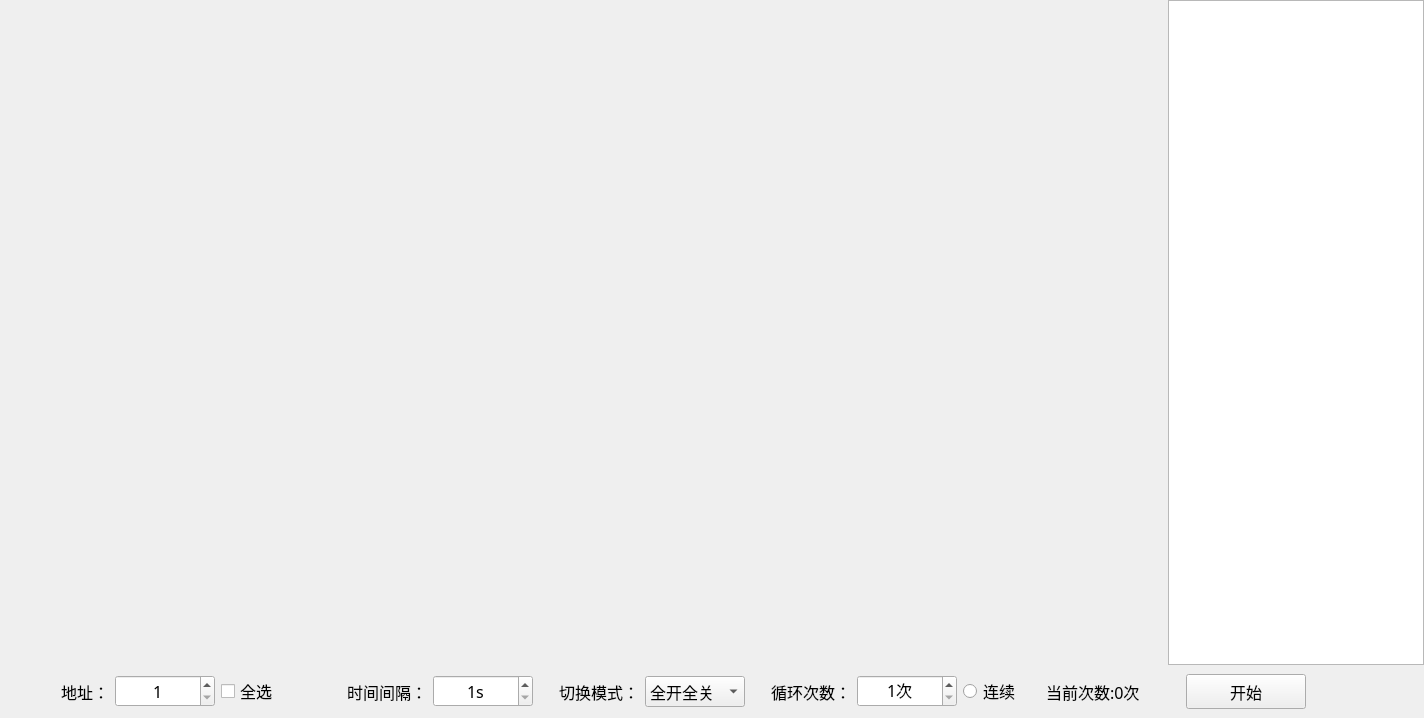
<?xml version="1.0" encoding="UTF-8"?>
<ui version="4.0">
 <class>ZSet_SwCycleWid</class>
 <widget class="QWidget" name="ZSet_SwCycleWid">
  <property name="geometry">
   <rect>
    <x>0</x>
    <y>0</y>
    <width>1424</width>
    <height>718</height>
   </rect>
  </property>
  <property name="font">
   <font>
    <family>微软雅黑</family>
    <pointsize>12</pointsize>
   </font>
  </property>
  <property name="windowTitle">
   <string>Form</string>
  </property>
  <property name="styleSheet">
   <string notr="true">font: 12pt &quot;微软雅黑&quot;;</string>
  </property>
  <layout class="QGridLayout" name="gridLayout_2">
   <property name="leftMargin">
    <number>0</number>
   </property>
   <property name="topMargin">
    <number>0</number>
   </property>
   <property name="rightMargin">
    <number>0</number>
   </property>
   <property name="bottomMargin">
    <number>0</number>
   </property>
   <property name="spacing">
    <number>0</number>
   </property>
   <item row="0" column="0">
    <layout class="QHBoxLayout" name="horizontalLayout">
     <item>
      <widget class="QWidget" name="widget" native="true">
       <property name="sizePolicy">
        <sizepolicy hsizetype="Preferred" vsizetype="Preferred">
         <horstretch>200</horstretch>
         <verstretch>0</verstretch>
        </sizepolicy>
       </property>
       <property name="minimumSize">
        <size>
         <width>800</width>
         <height>400</height>
        </size>
       </property>
       <layout class="QGridLayout" name="gridLayout">
        <item row="5" column="1">
         <widget class="QWidget" name="widget_17" native="true">
          <property name="styleSheet">
           <string notr="true"/>
          </property>
         </widget>
        </item>
        <item row="5" column="2">
         <widget class="QWidget" name="widget_18" native="true">
          <property name="styleSheet">
           <string notr="true"/>
          </property>
         </widget>
        </item>
        <item row="3" column="2">
         <widget class="QWidget" name="widget_12" native="true">
          <property name="styleSheet">
           <string notr="true"/>
          </property>
         </widget>
        </item>
        <item row="3" column="1">
         <widget class="QWidget" name="widget_11" native="true">
          <property name="styleSheet">
           <string notr="true"/>
          </property>
         </widget>
        </item>
        <item row="4" column="1">
         <widget class="QWidget" name="widget_14" native="true">
          <property name="styleSheet">
           <string notr="true"/>
          </property>
         </widget>
        </item>
        <item row="4" column="0">
         <widget class="QWidget" name="widget_13" native="true">
          <property name="styleSheet">
           <string notr="true"/>
          </property>
         </widget>
        </item>
        <item row="4" column="2">
         <widget class="QWidget" name="widget_15" native="true">
          <property name="styleSheet">
           <string notr="true"/>
          </property>
         </widget>
        </item>
        <item row="8" column="2">
         <widget class="QWidget" name="widget_24" native="true">
          <property name="styleSheet">
           <string notr="true"/>
          </property>
         </widget>
        </item>
        <item row="3" column="0">
         <widget class="QWidget" name="widget_10" native="true">
          <property name="styleSheet">
           <string notr="true"/>
          </property>
         </widget>
        </item>
        <item row="2" column="2">
         <widget class="QWidget" name="widget_9" native="true">
          <property name="styleSheet">
           <string notr="true"/>
          </property>
         </widget>
        </item>
        <item row="2" column="1">
         <widget class="QWidget" name="widget_8" native="true">
          <property name="styleSheet">
           <string notr="true"/>
          </property>
         </widget>
        </item>
        <item row="1" column="0">
         <widget class="QWidget" name="widget_4" native="true">
          <property name="styleSheet">
           <string notr="true"/>
          </property>
         </widget>
        </item>
        <item row="0" column="0">
         <widget class="QWidget" name="widget_1" native="true">
          <property name="styleSheet">
           <string notr="true"/>
          </property>
         </widget>
        </item>
        <item row="1" column="2">
         <widget class="QWidget" name="widget_6" native="true">
          <property name="styleSheet">
           <string notr="true"/>
          </property>
         </widget>
        </item>
        <item row="0" column="1">
         <widget class="QWidget" name="widget_2" native="true">
          <property name="styleSheet">
           <string notr="true"/>
          </property>
         </widget>
        </item>
        <item row="2" column="0">
         <widget class="QWidget" name="widget_7" native="true">
          <property name="styleSheet">
           <string notr="true"/>
          </property>
         </widget>
        </item>
        <item row="1" column="1">
         <widget class="QWidget" name="widget_5" native="true">
          <property name="styleSheet">
           <string notr="true"/>
          </property>
         </widget>
        </item>
        <item row="0" column="2">
         <widget class="QWidget" name="widget_3" native="true">
          <property name="styleSheet">
           <string notr="true"/>
          </property>
         </widget>
        </item>
        <item row="6" column="2">
         <widget class="QWidget" name="widget_21" native="true">
          <property name="styleSheet">
           <string notr="true"/>
          </property>
         </widget>
        </item>
        <item row="5" column="0">
         <widget class="QWidget" name="widget_16" native="true">
          <property name="styleSheet">
           <string notr="true"/>
          </property>
         </widget>
        </item>
        <item row="8" column="0">
         <widget class="QWidget" name="widget_22" native="true">
          <property name="styleSheet">
           <string notr="true"/>
          </property>
         </widget>
        </item>
        <item row="8" column="1">
         <widget class="QWidget" name="widget_23" native="true">
          <property name="styleSheet">
           <string notr="true"/>
          </property>
         </widget>
        </item>
        <item row="6" column="0">
         <widget class="QWidget" name="widget_19" native="true">
          <property name="styleSheet">
           <string notr="true"/>
          </property>
         </widget>
        </item>
        <item row="6" column="1">
         <widget class="QWidget" name="widget_20" native="true">
          <property name="styleSheet">
           <string notr="true"/>
          </property>
         </widget>
        </item>
       </layout>
      </widget>
     </item>
     <item>
      <widget class="QTextEdit" name="textEdit">
       <property name="sizePolicy">
        <sizepolicy hsizetype="Expanding" vsizetype="Expanding">
         <horstretch>0</horstretch>
         <verstretch>0</verstretch>
        </sizepolicy>
       </property>
       <property name="minimumSize">
        <size>
         <width>200</width>
         <height>400</height>
        </size>
       </property>
       <property name="maximumSize">
        <size>
         <width>16777215</width>
         <height>16777215</height>
        </size>
       </property>
       <property name="font">
        <font>
         <family>微软雅黑</family>
         <pointsize>12</pointsize>
        </font>
       </property>
      </widget>
     </item>
    </layout>
   </item>
   <item row="1" column="0">
    <widget class="QWidget" name="widget_25" native="true">
     <layout class="QHBoxLayout" name="horizontalLayout_2">
      <item>
       <widget class="QLabel" name="label">
        <property name="minimumSize">
         <size>
          <width>100</width>
          <height>30</height>
         </size>
        </property>
        <property name="font">
         <font>
          <family>微软雅黑</family>
          <pointsize>12</pointsize>
         </font>
        </property>
        <property name="text">
         <string>地址：</string>
        </property>
        <property name="alignment">
         <set>Qt::AlignRight|Qt::AlignTrailing|Qt::AlignVCenter</set>
        </property>
       </widget>
      </item>
      <item>
       <widget class="QSpinBox" name="spinBox">
        <property name="minimumSize">
         <size>
          <width>100</width>
          <height>30</height>
         </size>
        </property>
        <property name="font">
         <font>
          <family>微软雅黑</family>
          <pointsize>12</pointsize>
         </font>
        </property>
        <property name="alignment">
         <set>Qt::AlignCenter</set>
        </property>
        <property name="minimum">
         <number>1</number>
        </property>
       </widget>
      </item>
      <item>
       <widget class="QCheckBox" name="checkBox">
        <property name="minimumSize">
         <size>
          <width>100</width>
          <height>30</height>
         </size>
        </property>
        <property name="font">
         <font>
          <family>微软雅黑</family>
          <pointsize>12</pointsize>
         </font>
        </property>
        <property name="text">
         <string>全选</string>
        </property>
       </widget>
      </item>
      <item>
       <spacer name="horizontalSpacer">
        <property name="orientation">
         <enum>Qt::Horizontal</enum>
        </property>
        <property name="sizeHint" stdset="0">
         <size>
          <width>19</width>
          <height>20</height>
         </size>
        </property>
       </spacer>
      </item>
      <item>
       <widget class="QLabel" name="label_2">
        <property name="text">
         <string>时间间隔：</string>
        </property>
       </widget>
      </item>
      <item>
       <widget class="QSpinBox" name="timespinBox">
        <property name="minimumSize">
         <size>
          <width>100</width>
          <height>30</height>
         </size>
        </property>
        <property name="alignment">
         <set>Qt::AlignCenter</set>
        </property>
        <property name="suffix">
         <string>s</string>
        </property>
        <property name="minimum">
         <number>1</number>
        </property>
        <property name="maximum">
         <number>10</number>
        </property>
        <property name="singleStep">
         <number>1</number>
        </property>
        <property name="value">
         <number>1</number>
        </property>
       </widget>
      </item>
      <item>
       <spacer name="horizontalSpacer_3">
        <property name="orientation">
         <enum>Qt::Horizontal</enum>
        </property>
        <property name="sizeHint" stdset="0">
         <size>
          <width>19</width>
          <height>20</height>
         </size>
        </property>
       </spacer>
      </item>
      <item>
       <widget class="QLabel" name="label_4">
        <property name="text">
         <string>切换模式：</string>
        </property>
       </widget>
      </item>
      <item>
       <widget class="QComboBox" name="comboBox">
        <property name="minimumSize">
         <size>
          <width>100</width>
          <height>30</height>
         </size>
        </property>
        <item>
         <property name="text">
          <string>全开全关</string>
         </property>
        </item>
        <item>
         <property name="text">
          <string>逐个亮灭</string>
         </property>
        </item>
       </widget>
      </item>
      <item>
       <spacer name="horizontalSpacer_4">
        <property name="orientation">
         <enum>Qt::Horizontal</enum>
        </property>
        <property name="sizeHint" stdset="0">
         <size>
          <width>19</width>
          <height>20</height>
         </size>
        </property>
       </spacer>
      </item>
      <item>
       <widget class="QLabel" name="label_3">
        <property name="text">
         <string>循环次数：</string>
        </property>
       </widget>
      </item>
      <item>
       <widget class="QSpinBox" name="cycleCountpinBox">
        <property name="minimumSize">
         <size>
          <width>100</width>
          <height>30</height>
         </size>
        </property>
        <property name="alignment">
         <set>Qt::AlignCenter</set>
        </property>
        <property name="suffix">
         <string>次</string>
        </property>
        <property name="minimum">
         <number>1</number>
        </property>
        <property name="maximum">
         <number>10</number>
        </property>
        <property name="singleStep">
         <number>1</number>
        </property>
        <property name="value">
         <number>1</number>
        </property>
       </widget>
      </item>
      <item>
       <widget class="QRadioButton" name="radioButton">
        <property name="text">
         <string>连续</string>
        </property>
        <property name="checked">
         <bool>false</bool>
        </property>
       </widget>
      </item>
      <item>
       <spacer name="horizontalSpacer_5">
        <property name="orientation">
         <enum>Qt::Horizontal</enum>
        </property>
        <property name="sizeHint" stdset="0">
         <size>
          <width>18</width>
          <height>20</height>
         </size>
        </property>
       </spacer>
      </item>
      <item>
       <widget class="QLabel" name="cycleCountlab">
        <property name="text">
         <string>当前次数:0次</string>
        </property>
       </widget>
      </item>
      <item>
       <spacer name="horizontalSpacer_6">
        <property name="orientation">
         <enum>Qt::Horizontal</enum>
        </property>
        <property name="sizeHint" stdset="0">
         <size>
          <width>40</width>
          <height>20</height>
         </size>
        </property>
       </spacer>
      </item>
      <item>
       <widget class="QPushButton" name="startBtn">
        <property name="minimumSize">
         <size>
          <width>120</width>
          <height>35</height>
         </size>
        </property>
        <property name="font">
         <font>
          <family>微软雅黑</family>
          <pointsize>12</pointsize>
         </font>
        </property>
        <property name="text">
         <string>开始</string>
        </property>
       </widget>
      </item>
      <item>
       <spacer name="horizontalSpacer_2">
        <property name="orientation">
         <enum>Qt::Horizontal</enum>
        </property>
        <property name="sizeHint" stdset="0">
         <size>
          <width>109</width>
          <height>20</height>
         </size>
        </property>
       </spacer>
      </item>
     </layout>
    </widget>
   </item>
  </layout>
 </widget>
 <resources/>
 <connections/>
</ui>
